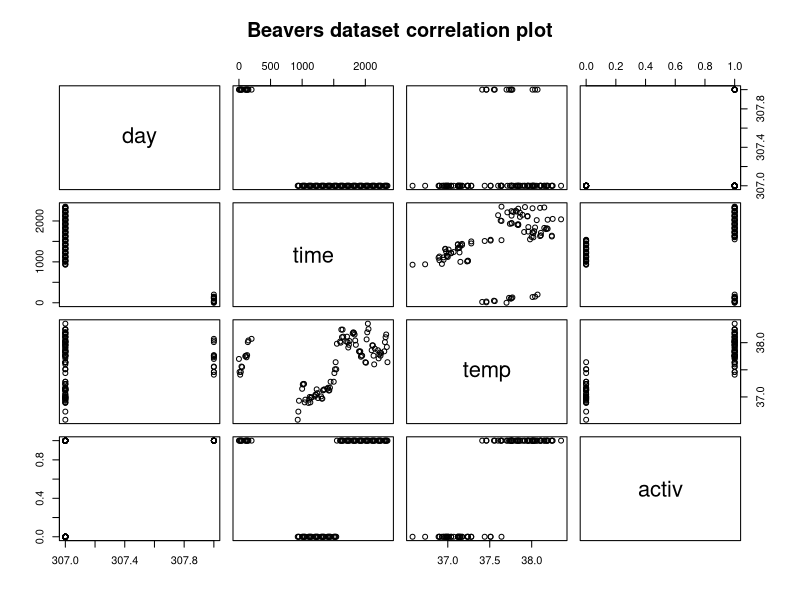
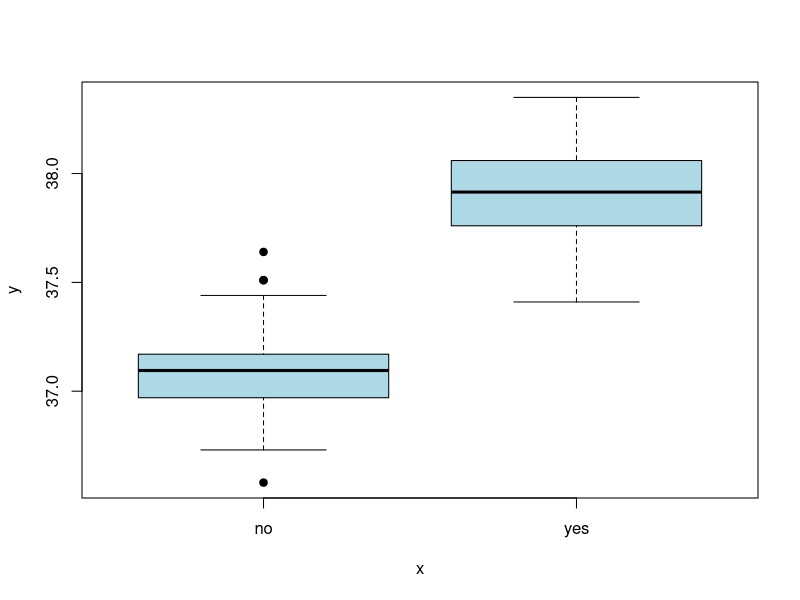
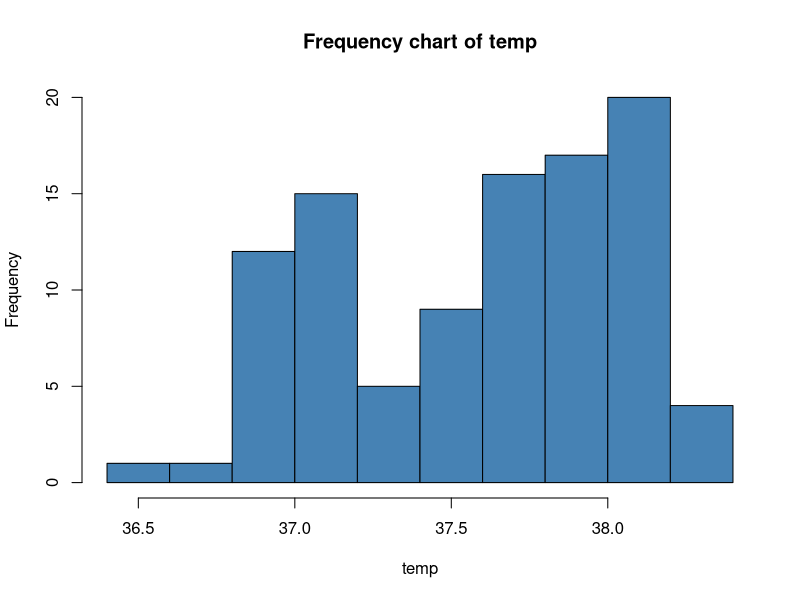
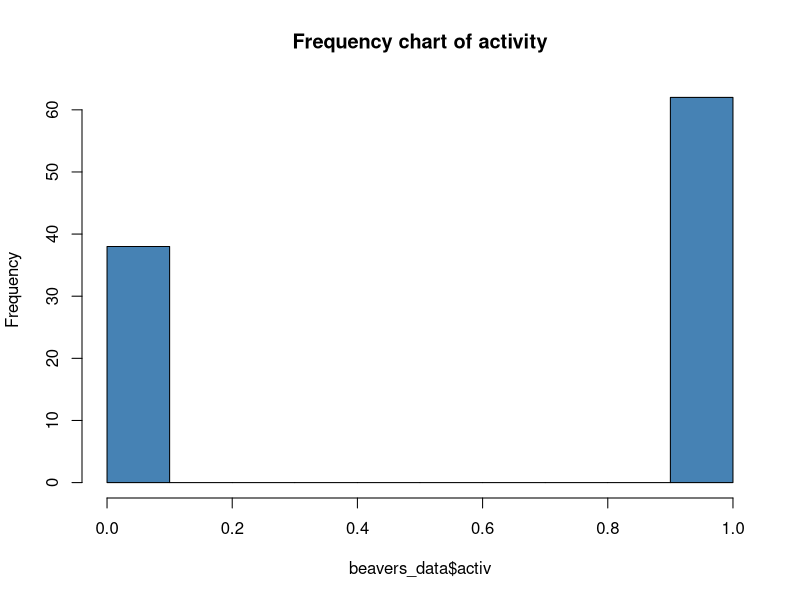
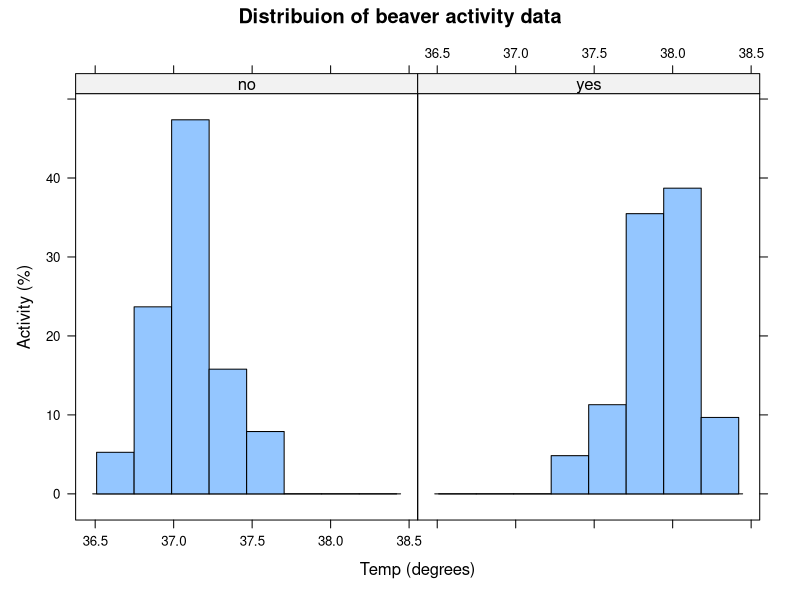
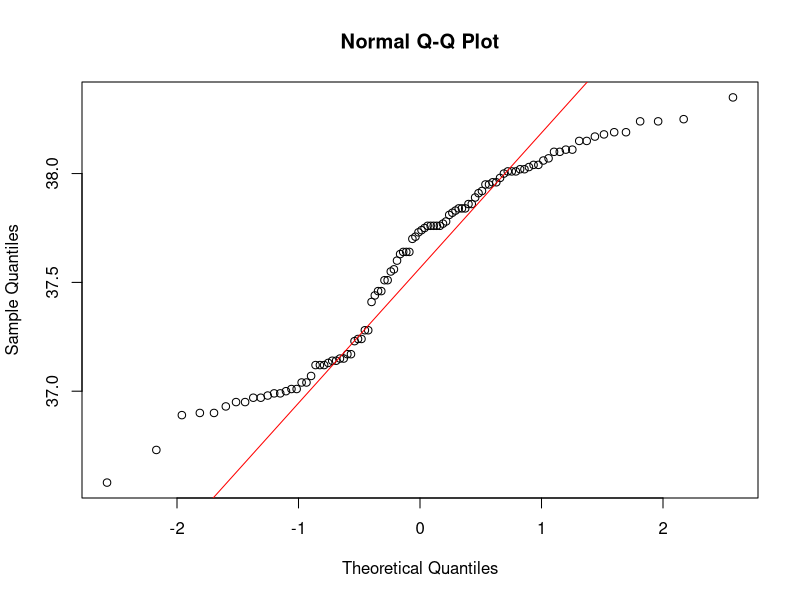
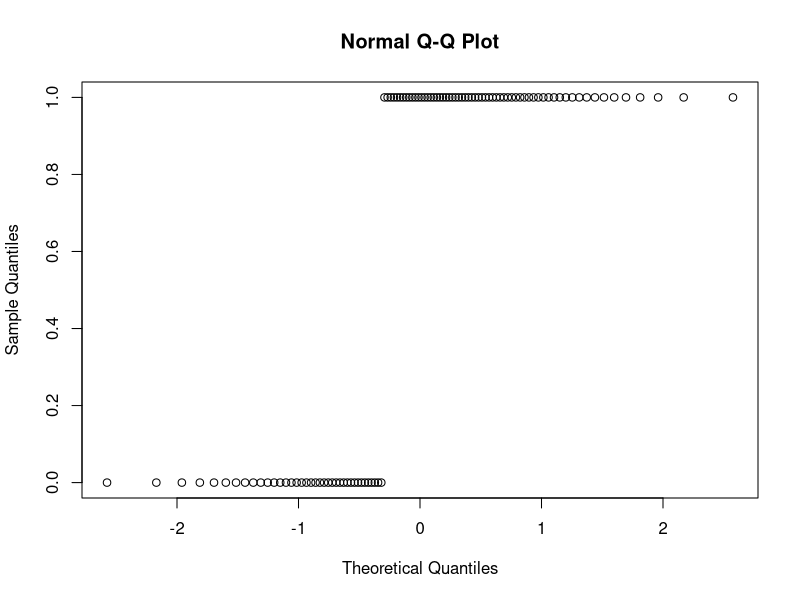

Recreate these plots in R, in order. (Note: this script raises an error after producing the figures.)
str(beaver2)
summary(beaver2)

beavers_data <- beaver2

pairs(beavers_data,
      labels = colnames(beavers_data),
      main = "Beavers dataset correlation plot")


#labels start with what is assigned to lower value first
beavers_data$activity <- factor(beavers_data$activ, labels = c("no" , "yes"))
View(beavers_data)

attach(beavers_data)
tapply(temp,activity,summary)

plot(beavers_data$activity,
     temp,
     pch = 19,
     col = "lightblue")


#Display the normality of data
hist(temp, 
     col='steelblue', 
     main='Frequency chart of temp')

#not correct because it is not showing distributed data because it is categorical data
hist(beavers_data$activ, 
     col='steelblue', 
     main='Frequency chart of activity')

library(lattice)
histogram(~temp | activity,
          data = beavers_data,
          main = "Distribuion of beaver activity data" , 
          xlab = "Temp (degrees)",
          ylab = "Activity (%)")


#Q-Q plot can help to determine normality
qqnorm(beavers_data$temp)
qqline(temp, col = "red")

qqnorm(beavers_data$activ)
qqline(temp, col = "red")

with(beavers_data,
     qqnorm(beavers_data$temp[beavers_data$activity] == "no",
            beavers_data$temp[beavers_data$activity] == "yes",
            main = "Comparing 2 samples of activity data",
            xlab = "Active = Yes",
            ylab = "ACtive = No"))
                          
                          
